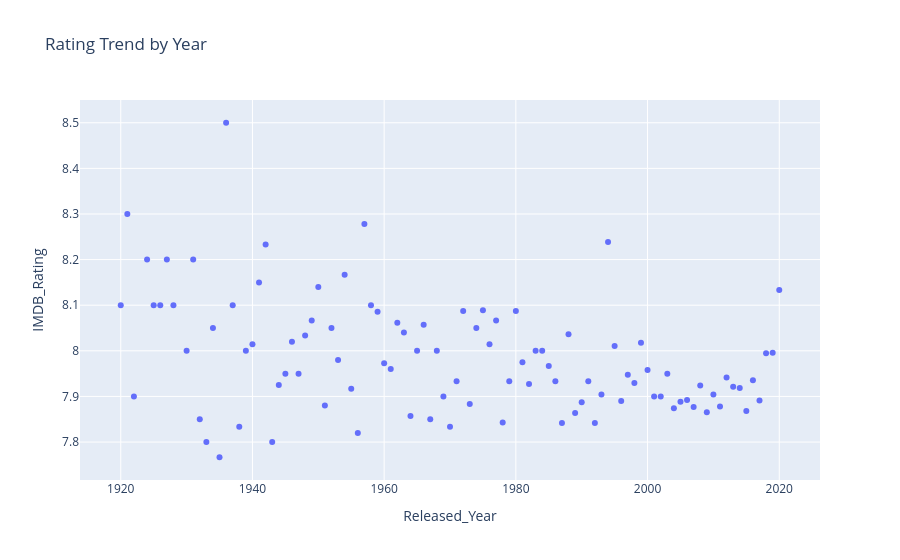

The code cell stored with this chart in its notebook:
### Code cell
fig = px.scatter(
    year_avg,
    x="Released_Year",
    y="IMDB_Rating",
    title="Rating Trend by Year"
)

fig.show()
fig.write_image("Rating_Trend_by_Year.png", width=1400, height=800, scale=2)
